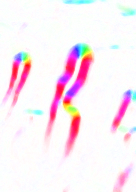
%> input picture test.png, 136 x 192 px
$ octave --eval "result = gaussian_1st_derivative_gradient(imread('../test.png'));"   (GNU Octave 9; MATLAB toolbox functions it lacks are replaced by stand-ins)
%> lines starting %> are read from the running program, lines starting %| are printed output that depends on the picture
function [line_response, orientation, scale] = gaussian_1st_derivative_gradient(im, scales)
%GAUSSIAN_1ST_DERIVATIVE_GRADIENT *Insert a one line summary here*
%   [grad_strength, orientation] = gaussian_1st_derivative_gradient(im, scale)
%
% Inputs:
%      im - *Insert description of input variable here*
%
%      scale - *Insert description of input variable here*
%
%
% Outputs:
%      grad_strength - *Insert description of input variable here*
%
%      grad_orientation - *Insert description of input variable here*
%
%
% Example:
%
% Notes:
%
% See also:
%
% Created: 01-Dec-2010
% Author: Michael Berks
% Email : michael.berks@manchester.ac.uk
% Phone : +44 (0)161 275 7669
% Copyright: (C) University of Manchester

if nargin == 1
    %Get number of scales and image size from input responses
    responses = im; clear im;
%> responses is the input picture: size 192x136x3 uint8; mean R, G, B 249.7, 235.4, 243.2
    if iscell(responses)
        [r c] = size(responses{1}(:,:,1));
        num_scales = length(responses);
    else
        [r c num_scales] = size(responses(:,:,:,1));
%> r = 192; c = 136; num_scales = 3
    end
else
    %Set default filter width if none specified
    if nargin < 3
        g_width = 5;
    end

    %Get size of image then pad
    im = double(im);
    [r c] = size(im);
    padsize = round(g_width*max(scales));
    im = padarray(im, [padsize padsize], 'replicate');
    num_scales = length(scales);
end

%pre-allocate output arguments
line_response = zeros(r, c);
%> line_response: size 192x136 double; every value is 0
orientation = zeros(r, c);
scale = zeros(r, c);

for i_scale = 1:num_scales

    if exist('responses', 'var')
        if iscell(responses)
            %Interpolate the responses back to the full pixel grid
            scaling = 2^(i_scale-1);
            offset = (i_scale-1) / (2^i_scale);
            rr = offset + (1:r)' / scaling;
            cc = offset + (1:c) / scaling;
            Ix = interp2(responses{i_scale}(:,:,1), cc, rr, 'cubic');
            Iy = interp2(responses{i_scale}(:,:,2), cc, rr, 'cubic');
        else
            Ix = responses(:,:,i_scale,1);
            Iy = -responses(:,:,i_scale,2);
        end
        sigma = 2^(i_scale-1);
    else
        sigma = scales(i_scale);
        %Make 1st order directional filters
        [g,dg] = gaussian_filters_1d(scales(i_scale), round(g_width*sigma));

        %Filter the image
        % Filter the image with separable filters and remove padding
        Ix = conv2(g',dg,im,'same'); Ix = Ix(padsize+(1:r), padsize+(1:c));
        Iy = conv2(dg',g,im,'same'); Iy = -Iy(padsize+(1:r), padsize+(1:c));
    end

    theta = atan2(Iy, Ix);
    %theta = atan(Iy ./ Ix);
    wo_theta = filter_output(Ix, Iy, theta);

    %if wo_theta at this scale so far is biggest, swap it into the main
    %line_strength, orientation and scale matrices - note the theta are
    %normal to the line direction
    swap_idx = abs(wo_theta) > abs(line_response);
    line_response(swap_idx) = wo_theta(swap_idx);
    orientation(swap_idx) = theta(swap_idx) + pi/2;
    scale(swap_idx) = sigma;

end
%> this loop made 1 pass
%> pass 1, in gaussian_1st_derivative_gradient, `Ix = responses(:,:,i_scale,1);`:
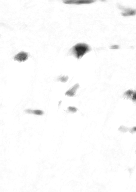
%> Ix: size 192x136 uint8; min 37, max 255, mean 249.7

%wrap orientations back into [-pi pi] range
orientation(orientation > pi) = orientation(orientation > pi) - 2*pi;


function wo_theta = filter_output(Ix, Iy, theta)
%Compute the output of the filter for an arbitrary angle
wo_theta = Ix.*cos(theta) + Iy.*sin(theta);
%> (the run ends here)
